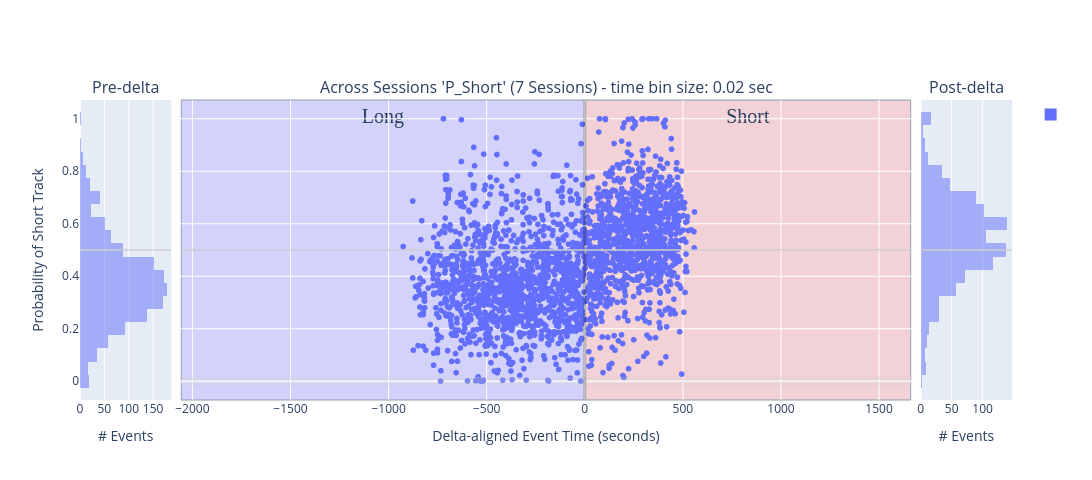

Source (notebook cell):
### Code cell
histogram_bins = 25
num_sessions = 1


# concatenated_ripple_df = deepcopy(df)
## INPUTS: all_sessions_all_scores_ripple_df

# concatenated_ripple_df = deepcopy(concatenated_ripple_df)
# concatenated_ripple_df = deepcopy(all_sessions_ripple_df)

concatenated_ripple_df = deepcopy(filtered_all_sessions_wcorr_ripple_df)

# concatenated_ripple_df = deepcopy(all_sessions_ripple_time_bin_df)
# concatenated_ripple_df = deepcopy(all_sessions_all_scores_ripple_df)
# concatenated_ripple_df = deepcopy(single_time_bin_size_all_sessions_ripple_df)
concatenated_ripple_df
# ['longest_sequence_length_ratio_diff', 'direction_change_bin_ratio_diff', 'congruent_dir_bins_ratio_diff', 'total_congruent_direction_change_diff']


# variable_name = 'P_Long'
variable_name = 'P_Short' # Shows expected effect - short-only replay prior to delta and then split replays post-delta
# variable_name = 'long_best_pf_peak_x_pearsonr'
# variable_name = 'long_best_jump'
# variable_name = 'wcorr_abs_diff'
# variable_name = 'pearsonr_abs_diff'
# variable_name = 'direction_change_bin_ratio_diff'
# variable_name = 'longest_sequence_length_ratio_diff'
# variable_name = 'long_best_longest_sequence_length_ratio'
# variable_name = 'long_best_congruent_dir_bins_ratio'
# variable_name = 'congruent_dir_bins_ratio_diff'
# variable_name = 'total_congruent_direction_change_diff'
# variable_name = 'long_best_congruent_dir_bins_ratio'
# variable_name = 'long_best_direction_change_bin_ratio'
# variable_name = 'long_best_congruent_dir_bins_ratio'
# 'color':'is_user_annotated_epoch'
# 'color': 'is_user_annotated_epoch', 

# px_scatter_kwargs = {'x': 'delta_aligned_start_t', 'y': variable_name, 'color':"is_user_annotated_epoch", 'title': f"'{variable_name}'"} # , 'color': 'time_bin_size', 'range_y': [-1.0, 1.0], 'labels': {'session_name': 'Session', 'time_bin_size': 'tbin_size', 'is_user_annotated_epoch':'user_sel'}
px_scatter_kwargs = {'x': 'delta_aligned_start_t', 'y': variable_name, 'title': f"'{variable_name}'"} # , 'color': 'time_bin_size', 'range_y': [-1.0, 1.0], 'labels': {'session_name': 'Session', 'time_bin_size': 'tbin_size', 'is_user_annotated_epoch':'user_sel'}
# px_scatter_kwargs.pop('color')

# hist_kwargs = dict(color="time_bin_size")
hist_kwargs = dict(color="is_user_annotated_epoch") # , histnorm='probability density'
hist_kwargs.pop('color')
# new_fig_ripples, new_fig_ripples_context = plotly_pre_post_delta_scatter(data_results_df=concatenated_ripple_df, out_scatter_fig=None, histogram_bins=histogram_bins,
#                         px_scatter_kwargs=px_scatter_kwargs, histogram_variable_name=variable_name, hist_kwargs=hist_kwargs, forced_range_y=None,
#                         time_delta_tuple=(earliest_delta_aligned_t_start, 0.0, latest_delta_aligned_t_end), legend_title_text='Is User Selected', is_dark_mode=is_dark_mode)

new_fig_ripples, new_fig_ripples_context = plotly_pre_post_delta_scatter(data_results_df=concatenated_ripple_df, out_scatter_fig=None, histogram_bins=histogram_bins,
                        px_scatter_kwargs=px_scatter_kwargs, histogram_variable_name=variable_name, hist_kwargs=hist_kwargs, forced_range_y=None,
                        time_delta_tuple=(earliest_delta_aligned_t_start, 0.0, latest_delta_aligned_t_end), legend_title_text=None, is_dark_mode=is_dark_mode)

new_fig_ripples = new_fig_ripples.update_layout(fig_size_kwargs)

_extras_output_dict = {}
_extras_output_dict["y_mid_line"] = new_fig_ripples.add_hline(y=0.5, line=dict(color="rgba(0.8,0.8,0.8,.75)", width=2), row='all', col='all')

# # Update layout to add a title to the legend
# new_fig_ripples.update_layout(
#     legend_title_text='Is User Selected'  # Add a title to the legend
# )

# fig_to_clipboard(new_fig_ripples, **fig_size_kwargs)
new_fig_ripples_context = new_fig_ripples_context.adding_context_if_missing(num_sessions=num_sessions, plot_type='scatter+hist', comparison='pre-post-delta', variable_name=variable_name)
figure_out_paths = save_plotly(a_fig=new_fig_ripples, a_fig_context=new_fig_ripples_context)
new_fig_ripples

### Figure 1 — Plotly figure (JSON) as saved in the notebook; plotly's stock layout.template omitted (floating-point values rounded to 4 significant figures; data arrays with more than 128 entries replaced by an {"elided": "..."} marker saying what was removed)
{"data": [{"alignmentgroup": "True", "bingroup": "y", "hovertemplate": "count=%{x}<br>P_Short=%{y}<extra></extra>", "legendgroup": "", "marker": {"color": "#636efa", "opacity": 0.5, "pattern": {"shape": ""}}, "name": "", "nbinsy": 25, "offsetgroup": "", "orientation": "h", "showlegend": true, "type": "histogram", "xaxis": "x", "y": {"elided": "1341 float values"}, "yaxis": "y"}, {"hovertemplate": "delta_aligned_start_t=%{x}<br>P_Short=%{y}<extra></extra>", "legendgroup": "", "marker": {"color": "#636efa", "symbol": "circle"}, "mode": "markers", "name": "", "showlegend": false, "type": "scattergl", "x": {"elided": "2381 float values"}, "xaxis": "x2", "y": {"elided": "2381 float values"}, "yaxis": "y2"}, {"alignmentgroup": "True", "bingroup": "y", "hovertemplate": "count=%{x}<br>P_Short=%{y}<extra></extra>", "legendgroup": "", "marker": {"color": "#636efa", "opacity": 0.5, "pattern": {"shape": ""}}, "name": "", "nbinsy": 25, "offsetgroup": "", "orientation": "h", "showlegend": false, "type": "histogram", "xaxis": "x3", "y": {"elided": "1040 float values"}, "yaxis": "y3"}], "layout": {"annotations": [{"font": {"size": 16}, "showarrow": false, "text": "Pre-delta", "x": 0.049, "xanchor": "center", "xref": "paper", "y": 1, "yanchor": "bottom", "yref": "paper"}, {"font": {"size": 16}, "showarrow": false, "text": "Across Sessions 'P_Short' (7 Sessions) - time bin size: 0.02 sec", "x": 0.5, "xanchor": "center", "xref": "paper", "y": 1, "yanchor": "bottom", "yref": "paper"}, {"font": {"size": 16}, "showarrow": false, "text": "Post-delta", "x": 0.951, "xanchor": "center", "xref": "paper", "y": 1, "yanchor": "bottom", "yref": "paper"}], "barmode": "overlay", "height": 480, "shapes": [{"line": {"color": "rgba(0.8,0.8,0.8,.25)", "width": 9}, "type": "line", "x0": 0, "x1": 1, "xref": "x2 domain", "y0": 0, "y1": 0, "yref": "y2"}, {"line": {"color": "rgba(1,1,1,.25)", "width": 3}, "type": "line", "x0": 0, "x1": 0, "xref": "x2", "y0": 0, "y1": 1, "yref": "y2 domain"}, {"fillcolor": "#c2b8ff", "label": {"font": {"family": "Times New Roman", "size": 20}, "text": "Long", "textposition": "top center"}, "layer": "below", "line": {"width": 1}, "opacity": 0.5, "type": "rect", "x0": -2057.0, "x1": 0, "xref": "x2", "y0": 0, "y1": 1, "yref": "y2 domain"}, {"fillcolor": "#ffb8b8", "label": {"font": {"family": "Times New Roman", "size": 20}, "text": "Short", "textposition": "top center"}, "layer": "below", "line": {"width": 1}, "opacity": 0.5, "type": "rect", "x0": 0, "x1": 1662.0, "xref": "x2", "y0": 0, "y1": 1, "yref": "y2 domain"}, {"line": {"color": "rgba(0.8,0.8,0.8,.75)", "width": 2}, "type": "line", "x0": 0, "x1": 1, "xref": "x domain", "y0": 0.5, "y1": 0.5, "yref": "y"}, {"line": {"color": "rgba(0.8,0.8,0.8,.75)", "width": 2}, "type": "line", "x0": 0, "x1": 1, "xref": "x2 domain", "y0": 0.5, "y1": 0.5, "yref": "y2"}, {"line": {"color": "rgba(0.8,0.8,0.8,.75)", "width": 2}, "type": "line", "x0": 0, "x1": 1, "xref": "x3 domain", "y0": 0.5, "y1": 0.5, "yref": "y3"}], "width": 1650, "xaxis": {"anchor": "y", "domain": [0, 0.098], "title": {"text": "# Events"}}, "xaxis2": {"anchor": "y2", "domain": [0.108, 0.892], "title": {"text": "Delta-aligned Event Time (seconds)"}}, "xaxis3": {"anchor": "y3", "domain": [0.902, 1], "title": {"text": "# Events"}}, "yaxis": {"anchor": "x", "domain": [0, 1], "title": {"text": "Probability of Short Track"}}, "yaxis2": {"anchor": "x2", "domain": [0, 1], "matches": "y", "showticklabels": false}, "yaxis3": {"anchor": "x3", "domain": [0, 1], "matches": "y", "showticklabels": false}}}
